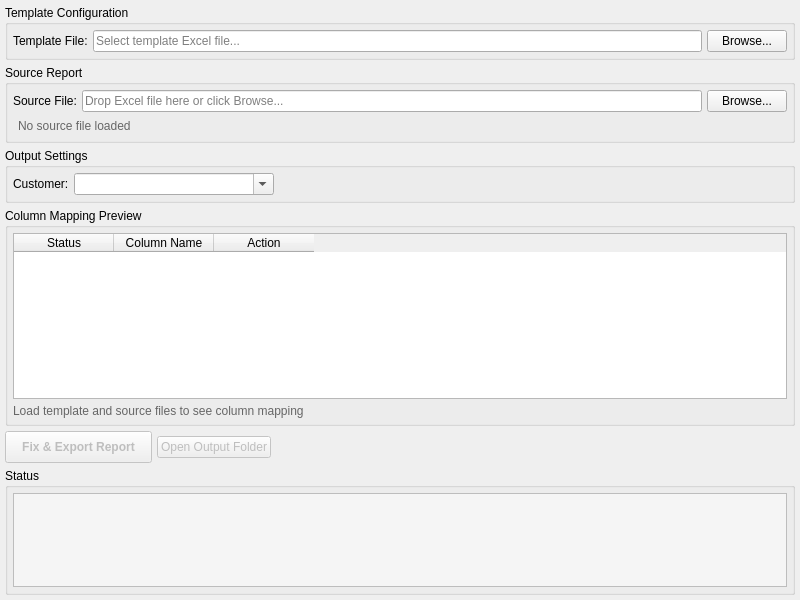
<?xml version="1.0" encoding="UTF-8"?>
<ui version="4.0">
 <class>ReportingTab</class>
 <widget class="QWidget" name="ReportingTab">
  <property name="geometry">
   <rect>
    <x>0</x>
    <y>0</y>
    <width>800</width>
    <height>600</height>
   </rect>
  </property>
  <property name="windowTitle">
   <string>Report Fixer</string>
  </property>
  <property name="acceptDrops">
   <bool>true</bool>
  </property>
  <layout class="QVBoxLayout" name="verticalLayout">
   <property name="spacing">
    <number>5</number>
   </property>
   <property name="leftMargin">
    <number>5</number>
   </property>
   <property name="topMargin">
    <number>5</number>
   </property>
   <property name="rightMargin">
    <number>5</number>
   </property>
   <property name="bottomMargin">
    <number>5</number>
   </property>
   <item>
    <widget class="QGroupBox" name="templateGroupBox">
     <property name="title">
      <string>Template Configuration</string>
     </property>
     <layout class="QHBoxLayout" name="templateLayout">
      <property name="spacing">
       <number>5</number>
      </property>
      <property name="leftMargin">
       <number>5</number>
      </property>
      <property name="topMargin">
       <number>5</number>
      </property>
      <property name="rightMargin">
       <number>5</number>
      </property>
      <property name="bottomMargin">
       <number>5</number>
      </property>
      <item>
       <widget class="QLabel" name="templateLabel">
        <property name="text">
         <string>Template File:</string>
        </property>
       </widget>
      </item>
      <item>
       <widget class="QLineEdit" name="template_path_edit">
        <property name="readOnly">
         <bool>true</bool>
        </property>
        <property name="placeholderText">
         <string>Select template Excel file...</string>
        </property>
       </widget>
      </item>
      <item>
       <widget class="QPushButton" name="browse_template_btn">
        <property name="text">
         <string>Browse...</string>
        </property>
        <property name="maximumSize">
         <size>
          <width>80</width>
          <height>16777215</height>
         </size>
        </property>
       </widget>
      </item>
     </layout>
    </widget>
   </item>
   <item>
    <widget class="QGroupBox" name="sourceGroupBox">
     <property name="title">
      <string>Source Report</string>
     </property>
     <layout class="QVBoxLayout" name="sourceLayout">
      <property name="spacing">
       <number>5</number>
      </property>
      <property name="leftMargin">
       <number>5</number>
      </property>
      <property name="topMargin">
       <number>5</number>
      </property>
      <property name="rightMargin">
       <number>5</number>
      </property>
      <property name="bottomMargin">
       <number>5</number>
      </property>
      <item>
       <layout class="QHBoxLayout" name="sourceFileLayout">
        <item>
         <widget class="QLabel" name="sourceLabel">
          <property name="text">
           <string>Source File:</string>
          </property>
         </widget>
        </item>
        <item>
         <widget class="QLineEdit" name="source_path_edit">
          <property name="readOnly">
           <bool>true</bool>
          </property>
          <property name="placeholderText">
           <string>Drop Excel file here or click Browse...</string>
          </property>
         </widget>
        </item>
        <item>
         <widget class="QPushButton" name="browse_source_btn">
          <property name="text">
           <string>Browse...</string>
          </property>
          <property name="maximumSize">
           <size>
            <width>80</width>
            <height>16777215</height>
           </size>
          </property>
         </widget>
        </item>
       </layout>
      </item>
      <item>
       <widget class="QLabel" name="source_info_label">
        <property name="text">
         <string>No source file loaded</string>
        </property>
        <property name="styleSheet">
         <string notr="true">color: #666; padding: 2px;</string>
        </property>
       </widget>
      </item>
     </layout>
    </widget>
   </item>
   <item>
    <widget class="QGroupBox" name="outputGroupBox">
     <property name="title">
      <string>Output Settings</string>
     </property>
     <layout class="QHBoxLayout" name="outputLayout">
      <property name="spacing">
       <number>5</number>
      </property>
      <property name="leftMargin">
       <number>5</number>
      </property>
      <property name="topMargin">
       <number>5</number>
      </property>
      <property name="rightMargin">
       <number>5</number>
      </property>
      <property name="bottomMargin">
       <number>5</number>
      </property>
      <item>
       <widget class="QLabel" name="customerLabel">
        <property name="text">
         <string>Customer:</string>
        </property>
       </widget>
      </item>
      <item>
       <widget class="QComboBox" name="customer_combo">
        <property name="editable">
         <bool>true</bool>
        </property>
        <property name="minimumSize">
         <size>
          <width>200</width>
          <height>0</height>
         </size>
        </property>
        <property name="placeholderText">
         <string>Select customer...</string>
        </property>
       </widget>
      </item>
      <item>
       <spacer name="outputSpacer">
        <property name="orientation">
         <enum>Qt::Horizontal</enum>
        </property>
        <property name="sizeHint" stdset="0">
         <size>
          <width>40</width>
          <height>20</height>
         </size>
        </property>
       </spacer>
      </item>
     </layout>
    </widget>
   </item>
   <item>
    <widget class="QGroupBox" name="previewGroupBox">
     <property name="title">
      <string>Column Mapping Preview</string>
     </property>
     <layout class="QVBoxLayout" name="previewLayout">
      <property name="spacing">
       <number>5</number>
      </property>
      <property name="leftMargin">
       <number>5</number>
      </property>
      <property name="topMargin">
       <number>5</number>
      </property>
      <property name="rightMargin">
       <number>5</number>
      </property>
      <property name="bottomMargin">
       <number>5</number>
      </property>
      <item>
       <widget class="QTableWidget" name="preview_table">
        <property name="selectionBehavior">
         <enum>QAbstractItemView::SelectRows</enum>
        </property>
        <property name="minimumSize">
         <size>
          <width>0</width>
          <height>150</height>
         </size>
        </property>
        <column>
         <property name="text">
          <string>Status</string>
         </property>
        </column>
        <column>
         <property name="text">
          <string>Column Name</string>
         </property>
        </column>
        <column>
         <property name="text">
          <string>Action</string>
         </property>
        </column>
       </widget>
      </item>
      <item>
       <widget class="QLabel" name="mapping_status_label">
        <property name="text">
         <string>Load template and source files to see column mapping</string>
        </property>
        <property name="styleSheet">
         <string notr="true">color: #666;</string>
        </property>
       </widget>
      </item>
     </layout>
    </widget>
   </item>
   <item>
    <layout class="QHBoxLayout" name="actionLayout">
     <item>
      <widget class="QPushButton" name="fix_export_btn">
       <property name="text">
        <string>Fix &amp;&amp; Export Report</string>
       </property>
       <property name="styleSheet">
        <string notr="true">font-weight: bold; padding: 8px 16px;</string>
       </property>
       <property name="enabled">
        <bool>false</bool>
       </property>
      </widget>
     </item>
     <item>
      <widget class="QPushButton" name="open_output_btn">
       <property name="text">
        <string>Open Output Folder</string>
       </property>
       <property name="enabled">
        <bool>false</bool>
       </property>
      </widget>
     </item>
     <item>
      <spacer name="actionSpacer">
       <property name="orientation">
        <enum>Qt::Horizontal</enum>
       </property>
       <property name="sizeHint" stdset="0">
        <size>
         <width>40</width>
         <height>20</height>
        </size>
       </property>
      </spacer>
     </item>
    </layout>
   </item>
   <item>
    <widget class="QGroupBox" name="statusGroupBox">
     <property name="title">
      <string>Status</string>
     </property>
     <layout class="QVBoxLayout" name="statusLayout">
      <property name="spacing">
       <number>5</number>
      </property>
      <property name="leftMargin">
       <number>5</number>
      </property>
      <property name="topMargin">
       <number>5</number>
      </property>
      <property name="rightMargin">
       <number>5</number>
      </property>
      <property name="bottomMargin">
       <number>5</number>
      </property>
      <item>
       <widget class="QTextEdit" name="status_text">
        <property name="readOnly">
         <bool>true</bool>
        </property>
        <property name="maximumSize">
         <size>
          <width>16777215</width>
          <height>120</height>
         </size>
        </property>
        <property name="styleSheet">
         <string notr="true">background-color: #f5f5f5; font-family: monospace;</string>
        </property>
       </widget>
      </item>
     </layout>
    </widget>
   </item>
  </layout>
 </widget>
 <resources/>
 <connections/>
</ui>
